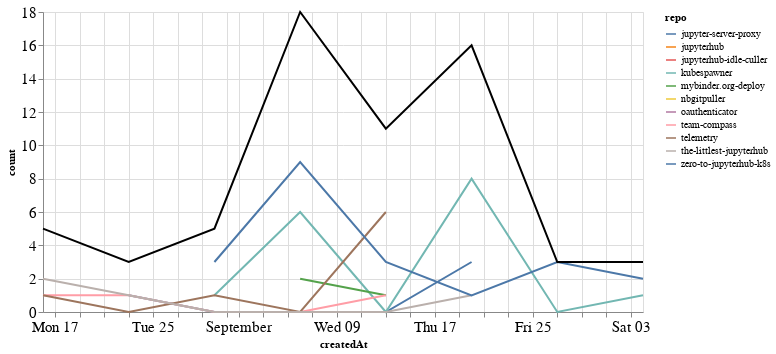

The notebook cell this image was saved under:
### Markdown cell above
## Comments

### Code cell
comments_time = comments.groupby('repo').resample('W', on='createdAt').count()['author'].reset_index()
comments_time = comments_time.rename(columns={'author': 'count'})
comments_time_total = comments_time.groupby('createdAt').agg({"count": "sum"}).reset_index()
ch1 = alt.Chart(comments_time, width=600).mark_line().encode(
    x='createdAt',
    y='count',
    color='repo',
    tooltip="repo"
)

ch2 = alt.Chart(comments_time_total, width=600).mark_line(color="black").encode(
    x='createdAt',
    y='count',
)

ch1 + ch2

### Figure 1 — Vega-Lite specification as saved in the notebook (floating-point values rounded to 4 significant figures)
{"config": {"axisLeft": {"labelFontSize": 15}, "axisBottom": {"labelFontSize": 15}}, "layer": [{"data": {"name": "data-a6c9d80efc64f2d3270a04544321c3c3"}, "mark": "line", "encoding": {"color": {"type": "nominal", "field": "repo"}, "tooltip": {"type": "nominal", "field": "repo"}, "x": {"type": "temporal", "field": "createdAt"}, "y": {"type": "quantitative", "field": "count"}}, "width": 600}, {"data": {"name": "data-24bb246a50cacd2cae55257b1f81a6be"}, "mark": {"type": "line", "color": "black"}, "encoding": {"x": {"type": "temporal", "field": "createdAt"}, "y": {"type": "quantitative", "field": "count"}}, "width": 600}], "$schema": "https://vega.github.io/schema/vega-lite/v4.8.1.json", "datasets": {"data-a6c9d80efc64f2d3270a04544321c3c3": [{"repo": "jupyter-server-proxy", "createdAt": "2020-08-23T00:00:00", "count": 1}, {"repo": "jupyter-server-proxy", "createdAt": "2020-08-30T00:00:00", "count": 0}, {"repo": "jupyter-server-proxy", "createdAt": "2020-09-06T00:00:00", "count": 0}, {"repo": "jupyter-server-proxy", "createdAt": "2020-09-13T00:00:00", "count": 0}, {"repo": "jupyter-server-proxy", "createdAt": "2020-09-20T00:00:00", "count": 3}, {"repo": "jupyterhub", "createdAt": "2020-09-20T00:00:00", "count": 2}, {"repo": "jupyterhub-idle-culler", "createdAt": "2020-08-16T00:00:00", "count": 1}, {"repo": "kubespawner", "createdAt": "2020-08-30T00:00:00", "count": 1}, {"repo": "kubespawner", "createdAt": "2020-09-06T00:00:00", "count": 6}, {"repo": "kubespawner", "createdAt": "2020-09-13T00:00:00", "count": 0}, {"repo": "kubespawner", "createdAt": "2020-09-20T00:00:00", "count": 8}, {"repo": "kubespawner", "createdAt": "2020-09-27T00:00:00", "count": 0}, {"repo": "kubespawner", "createdAt": "2020-10-04T00:00:00", "count": 1}, {"repo": "mybinder.org-deploy", "createdAt": "2020-09-06T00:00:00", "count": 2}, {"repo": "mybinder.org-deploy", "createdAt": "2020-09-13T00:00:00", "count": 1}, {"repo": "nbgitpuller", "createdAt": "2020-09-20T00:00:00", "count": 1}, {"repo": "oauthenticator", "createdAt": "2020-09-06T00:00:00", "count": 1}, {"repo": "team-compass", "createdAt": "2020-08-16T00:00:00", "count": 1}, {"repo": "team-compass", "createdAt": "2020-08-23T00:00:00", "count": 1}, {"repo": "team-compass", "createdAt": "2020-08-30T00:00:00", "count": 0}, {"repo": "team-compass", "createdAt": "2020-09-06T00:00:00", "count": 0}, {"repo": "team-compass", "createdAt": "2020-09-13T00:00:00", "count": 1}, {"repo": "telemetry", "createdAt": "2020-08-16T00:00:00", "count": 1}, {"repo": "telemetry", "createdAt": "2020-08-23T00:00:00", "count": 0}, {"repo": "telemetry", "createdAt": "2020-08-30T00:00:00", "count": 1}, {"repo": "telemetry", "createdAt": "2020-09-06T00:00:00", "count": 0}, {"repo": "telemetry", "createdAt": "2020-09-13T00:00:00", "count": 6}, {"repo": "the-littlest-jupyterhub", "createdAt": "2020-08-16T00:00:00", "count": 2}, {"repo": "the-littlest-jupyterhub", "createdAt": "2020-08-23T00:00:00", "count": 1}, {"repo": "the-littlest-jupyterhub", "createdAt": "2020-08-30T00:00:00", "count": 0}, {"repo": "the-littlest-jupyterhub", "createdAt": "2020-09-06T00:00:00", "count": 0}, {"repo": "the-littlest-jupyterhub", "createdAt": "2020-09-13T00:00:00", "count": 0}, {"repo": "the-littlest-jupyterhub", "createdAt": "2020-09-20T00:00:00", "count": 1}, {"repo": "zero-to-jupyterhub-k8s", "createdAt": "2020-08-30T00:00:00", "count": 3}, {"repo": "zero-to-jupyterhub-k8s", "createdAt": "2020-09-06T00:00:00", "count": 9}, {"repo": "zero-to-jupyterhub-k8s", "createdAt": "2020-09-13T00:00:00", "count": 3}, {"repo": "zero-to-jupyterhub-k8s", "createdAt": "2020-09-20T00:00:00", "count": 1}, {"repo": "zero-to-jupyterhub-k8s", "createdAt": "2020-09-27T00:00:00", "count": 3}, {"repo": "zero-to-jupyterhub-k8s", "createdAt": "2020-10-04T00:00:00", "count": 2}], "data-24bb246a50cacd2cae55257b1f81a6be": [{"createdAt": "2020-08-16T00:00:00", "count": 5}, {"createdAt": "2020-08-23T00:00:00", "count": 3}, {"createdAt": "2020-08-30T00:00:00", "count": 5}, {"createdAt": "2020-09-06T00:00:00", "count": 18}, {"createdAt": "2020-09-13T00:00:00", "count": 11}, {"createdAt": "2020-09-20T00:00:00", "count": 16}, {"createdAt": "2020-09-27T00:00:00", "count": 3}, {"createdAt": "2020-10-04T00:00:00", "count": 3}]}}
